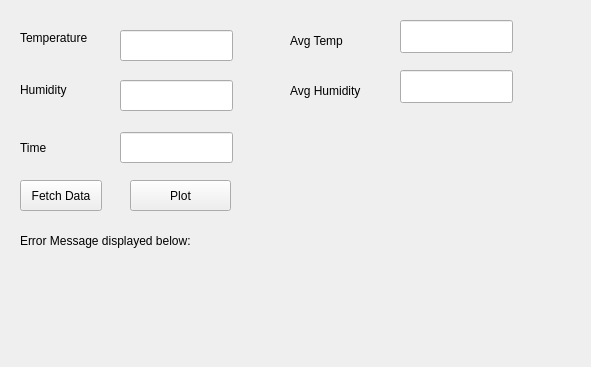
<?xml version="1.0" encoding="UTF-8"?>
<ui version="4.0">
 <class>TemperatureQT</class>
 <widget class="QMainWindow" name="TemperatureQT">
  <property name="geometry">
   <rect>
    <x>0</x>
    <y>0</y>
    <width>591</width>
    <height>367</height>
   </rect>
  </property>
  <property name="windowTitle">
   <string>TemperatureQT</string>
  </property>
  <property name="unifiedTitleAndToolBarOnMac">
   <bool>false</bool>
  </property>
  <widget class="QWidget" name="centralwidget">
   <widget class="QLabel" name="label">
    <property name="geometry">
     <rect>
      <x>20</x>
      <y>30</y>
      <width>91</width>
      <height>16</height>
     </rect>
    </property>
    <property name="text">
     <string>Temperature</string>
    </property>
   </widget>
   <widget class="QLabel" name="label_2">
    <property name="geometry">
     <rect>
      <x>20</x>
      <y>80</y>
      <width>71</width>
      <height>20</height>
     </rect>
    </property>
    <property name="text">
     <string>Humidity</string>
    </property>
   </widget>
   <widget class="QLabel" name="label_3">
    <property name="geometry">
     <rect>
      <x>20</x>
      <y>140</y>
      <width>61</width>
      <height>15</height>
     </rect>
    </property>
    <property name="text">
     <string>Time</string>
    </property>
   </widget>
   <widget class="QPushButton" name="pushButton">
    <property name="geometry">
     <rect>
      <x>20</x>
      <y>180</y>
      <width>82</width>
      <height>31</height>
     </rect>
    </property>
    <property name="text">
     <string>Fetch Data</string>
    </property>
   </widget>
   <widget class="QLineEdit" name="lineEdit">
    <property name="geometry">
     <rect>
      <x>120</x>
      <y>30</y>
      <width>113</width>
      <height>31</height>
     </rect>
    </property>
   </widget>
   <widget class="QLineEdit" name="lineEdit_2">
    <property name="geometry">
     <rect>
      <x>120</x>
      <y>80</y>
      <width>113</width>
      <height>31</height>
     </rect>
    </property>
   </widget>
   <widget class="QLineEdit" name="lineEdit_3">
    <property name="geometry">
     <rect>
      <x>120</x>
      <y>132</y>
      <width>113</width>
      <height>31</height>
     </rect>
    </property>
   </widget>
   <widget class="QLabel" name="label_4">
    <property name="geometry">
     <rect>
      <x>20</x>
      <y>270</y>
      <width>211</width>
      <height>61</height>
     </rect>
    </property>
    <property name="text">
     <string/>
    </property>
   </widget>
   <widget class="QPushButton" name="pushButton_2">
    <property name="geometry">
     <rect>
      <x>130</x>
      <y>180</y>
      <width>101</width>
      <height>31</height>
     </rect>
    </property>
    <property name="text">
     <string>Plot</string>
    </property>
   </widget>
   <widget class="QLabel" name="label_5">
    <property name="geometry">
     <rect>
      <x>20</x>
      <y>230</y>
      <width>231</width>
      <height>21</height>
     </rect>
    </property>
    <property name="text">
     <string>Error Message displayed below:</string>
    </property>
   </widget>
   <widget class="QLabel" name="label_6">
    <property name="geometry">
     <rect>
      <x>290</x>
      <y>30</y>
      <width>81</width>
      <height>21</height>
     </rect>
    </property>
    <property name="text">
     <string>Avg Temp</string>
    </property>
   </widget>
   <widget class="QLabel" name="label_7">
    <property name="geometry">
     <rect>
      <x>290</x>
      <y>80</y>
      <width>101</width>
      <height>21</height>
     </rect>
    </property>
    <property name="text">
     <string>Avg Humidity</string>
    </property>
   </widget>
   <widget class="QLineEdit" name="lineEdit_4">
    <property name="geometry">
     <rect>
      <x>400</x>
      <y>20</y>
      <width>113</width>
      <height>33</height>
     </rect>
    </property>
   </widget>
   <widget class="QLineEdit" name="lineEdit_5">
    <property name="geometry">
     <rect>
      <x>400</x>
      <y>70</y>
      <width>113</width>
      <height>33</height>
     </rect>
    </property>
   </widget>
  </widget>
 </widget>
 <resources/>
 <connections/>
</ui>
